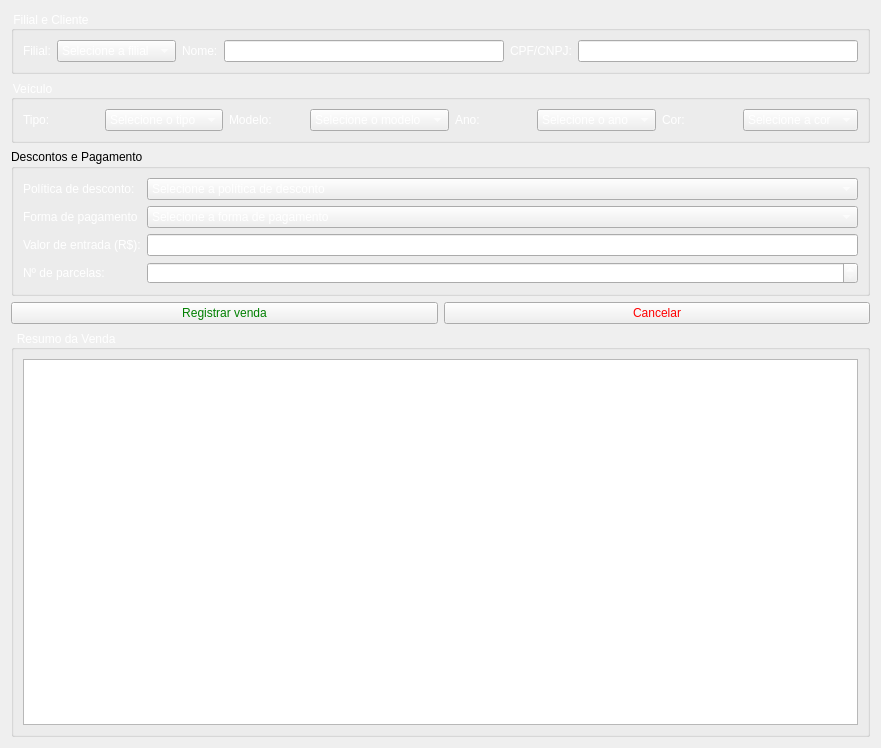
<?xml version="1.0" encoding="UTF-8"?>
<ui version="4.0">
 <class>JanelaRegistrarVenda</class>
 <widget class="QWidget" name="JanelaRegistrarVenda">
  <property name="geometry">
   <rect>
    <x>0</x>
    <y>0</y>
    <width>881</width>
    <height>748</height>
   </rect>
  </property>
  <property name="windowTitle">
   <string>Form</string>
  </property>
  <layout class="QVBoxLayout" name="verticalLayout">
   <item>
    <widget class="QGroupBox" name="groupBox_3">
     <property name="styleSheet">
      <string notr="true">color: white;</string>
     </property>
     <property name="title">
      <string>Filial e Cliente</string>
     </property>
     <layout class="QHBoxLayout" name="horizontalLayout_4">
      <item>
       <widget class="QLabel" name="labelFilial">
        <property name="text">
         <string>Filial:</string>
        </property>
       </widget>
      </item>
      <item>
       <widget class="QComboBox" name="comboBoxFilial">
        <property name="styleSheet">
         <string notr="true">color: white;</string>
        </property>
        <item>
         <property name="text">
          <string>Selecione a filial</string>
         </property>
        </item>
        <item>
         <property name="text">
          <string>Curitiba</string>
         </property>
        </item>
        <item>
         <property name="text">
          <string>Londrina</string>
         </property>
        </item>
        <item>
         <property name="text">
          <string>Maringa</string>
         </property>
        </item>
       </widget>
      </item>
      <item>
       <widget class="QLabel" name="labelNome">
        <property name="text">
         <string>Nome:</string>
        </property>
       </widget>
      </item>
      <item>
       <widget class="QLineEdit" name="lineEditNome">
        <property name="styleSheet">
         <string notr="true">color: white;</string>
        </property>
       </widget>
      </item>
      <item>
       <widget class="QLabel" name="labelDocumento">
        <property name="text">
         <string>CPF/CNPJ:</string>
        </property>
       </widget>
      </item>
      <item>
       <widget class="QLineEdit" name="lineEditDocumento">
        <property name="styleSheet">
         <string notr="true">color: white;</string>
        </property>
       </widget>
      </item>
     </layout>
    </widget>
   </item>
   <item>
    <widget class="QGroupBox" name="groupBox_2">
     <property name="styleSheet">
      <string notr="true">color: white;</string>
     </property>
     <property name="title">
      <string>Veículo</string>
     </property>
     <layout class="QHBoxLayout" name="horizontalLayout_3">
      <item>
       <widget class="QLabel" name="labelTipo">
        <property name="text">
         <string>Tipo:</string>
        </property>
       </widget>
      </item>
      <item>
       <widget class="QComboBox" name="comboBoxTipo">
        <property name="styleSheet">
         <string notr="true">color: white;</string>
        </property>
        <item>
         <property name="text">
          <string>Selecione o tipo</string>
         </property>
        </item>
        <item>
         <property name="text">
          <string>Carro</string>
         </property>
        </item>
        <item>
         <property name="text">
          <string>Moto</string>
         </property>
        </item>
       </widget>
      </item>
      <item>
       <widget class="QLabel" name="labelModelo">
        <property name="text">
         <string>Modelo:</string>
        </property>
       </widget>
      </item>
      <item>
       <widget class="QComboBox" name="comboBoxModelo">
        <property name="styleSheet">
         <string notr="true">color: white;</string>
        </property>
        <item>
         <property name="text">
          <string>Selecione o modelo</string>
         </property>
        </item>
       </widget>
      </item>
      <item>
       <widget class="QLabel" name="labelAno">
        <property name="text">
         <string>Ano:</string>
        </property>
       </widget>
      </item>
      <item>
       <widget class="QComboBox" name="comboBoxAno">
        <property name="styleSheet">
         <string notr="true">color: white;</string>
        </property>
        <item>
         <property name="text">
          <string>Selecione o ano</string>
         </property>
        </item>
       </widget>
      </item>
      <item>
       <widget class="QLabel" name="labelCor">
        <property name="text">
         <string>Cor:</string>
        </property>
       </widget>
      </item>
      <item>
       <widget class="QComboBox" name="comboBoxCor">
        <property name="styleSheet">
         <string notr="true">color: white;</string>
        </property>
        <item>
         <property name="text">
          <string>Selecione a cor</string>
         </property>
        </item>
       </widget>
      </item>
     </layout>
    </widget>
   </item>
   <item>
    <widget class="QGroupBox" name="groupBox_4">
     <property name="title">
      <string>Descontos e Pagamento</string>
     </property>
     <layout class="QGridLayout" name="gridLayout">
      <item row="0" column="0">
       <widget class="QLabel" name="labelDesconto">
        <property name="styleSheet">
         <string notr="true">color: white;</string>
        </property>
        <property name="text">
         <string>Política de desconto:</string>
        </property>
       </widget>
      </item>
      <item row="0" column="1">
       <widget class="QComboBox" name="comboBoxDesconto">
        <property name="styleSheet">
         <string notr="true">color: white;</string>
        </property>
        <item>
         <property name="text">
          <string>Selecione a política de desconto</string>
         </property>
        </item>
        <item>
         <property name="text">
          <string>Sem desconto</string>
         </property>
        </item>
        <item>
         <property name="text">
          <string>Cliente fidelidade</string>
         </property>
        </item>
        <item>
         <property name="text">
          <string>Promoção especial</string>
         </property>
        </item>
        <item>
         <property name="text">
          <string>Vendas corporativas</string>
         </property>
        </item>
       </widget>
      </item>
      <item row="1" column="0">
       <widget class="QLabel" name="labelPagamento">
        <property name="styleSheet">
         <string notr="true">color: white;</string>
        </property>
        <property name="text">
         <string>Forma de pagamento</string>
        </property>
       </widget>
      </item>
      <item row="1" column="1">
       <widget class="QComboBox" name="comboBoxPagamento">
        <property name="styleSheet">
         <string notr="true">color: white;</string>
        </property>
        <item>
         <property name="text">
          <string>Selecione a forma de pagamento</string>
         </property>
        </item>
        <item>
         <property name="text">
          <string>À vista</string>
         </property>
        </item>
        <item>
         <property name="text">
          <string>Parcelado</string>
         </property>
        </item>
       </widget>
      </item>
      <item row="2" column="0">
       <widget class="QLabel" name="labelEntrada">
        <property name="styleSheet">
         <string notr="true">color: white;</string>
        </property>
        <property name="text">
         <string>Valor de entrada (R$):</string>
        </property>
       </widget>
      </item>
      <item row="2" column="1">
       <widget class="QLineEdit" name="lineEditEntrada"/>
      </item>
      <item row="3" column="0">
       <widget class="QLabel" name="labelParcelas">
        <property name="styleSheet">
         <string notr="true">color: white;</string>
        </property>
        <property name="text">
         <string>Nº de parcelas:</string>
        </property>
       </widget>
      </item>
      <item row="3" column="1">
       <widget class="QSpinBox" name="spinBoxParcelas">
        <property name="styleSheet">
         <string notr="true">color: white;</string>
        </property>
       </widget>
      </item>
     </layout>
    </widget>
   </item>
   <item>
    <layout class="QHBoxLayout" name="horizontalLayout">
     <item>
      <widget class="QPushButton" name="pushButtonRegistrarVenda">
       <property name="styleSheet">
        <string notr="true">color: green;</string>
       </property>
       <property name="text">
        <string>Registrar venda</string>
       </property>
      </widget>
     </item>
     <item>
      <widget class="QPushButton" name="pushButtonCancelar">
       <property name="styleSheet">
        <string notr="true">color: red;</string>
       </property>
       <property name="text">
        <string>Cancelar</string>
       </property>
      </widget>
     </item>
    </layout>
   </item>
   <item>
    <widget class="QGroupBox" name="groupBox_5">
     <property name="styleSheet">
      <string notr="true">color: white;</string>
     </property>
     <property name="title">
      <string> Resumo da Venda</string>
     </property>
     <layout class="QVBoxLayout" name="verticalLayout_2">
      <item>
       <widget class="QTextBrowser" name="textBrowserResumo"/>
      </item>
     </layout>
    </widget>
   </item>
  </layout>
 </widget>
 <resources/>
 <connections/>
</ui>
